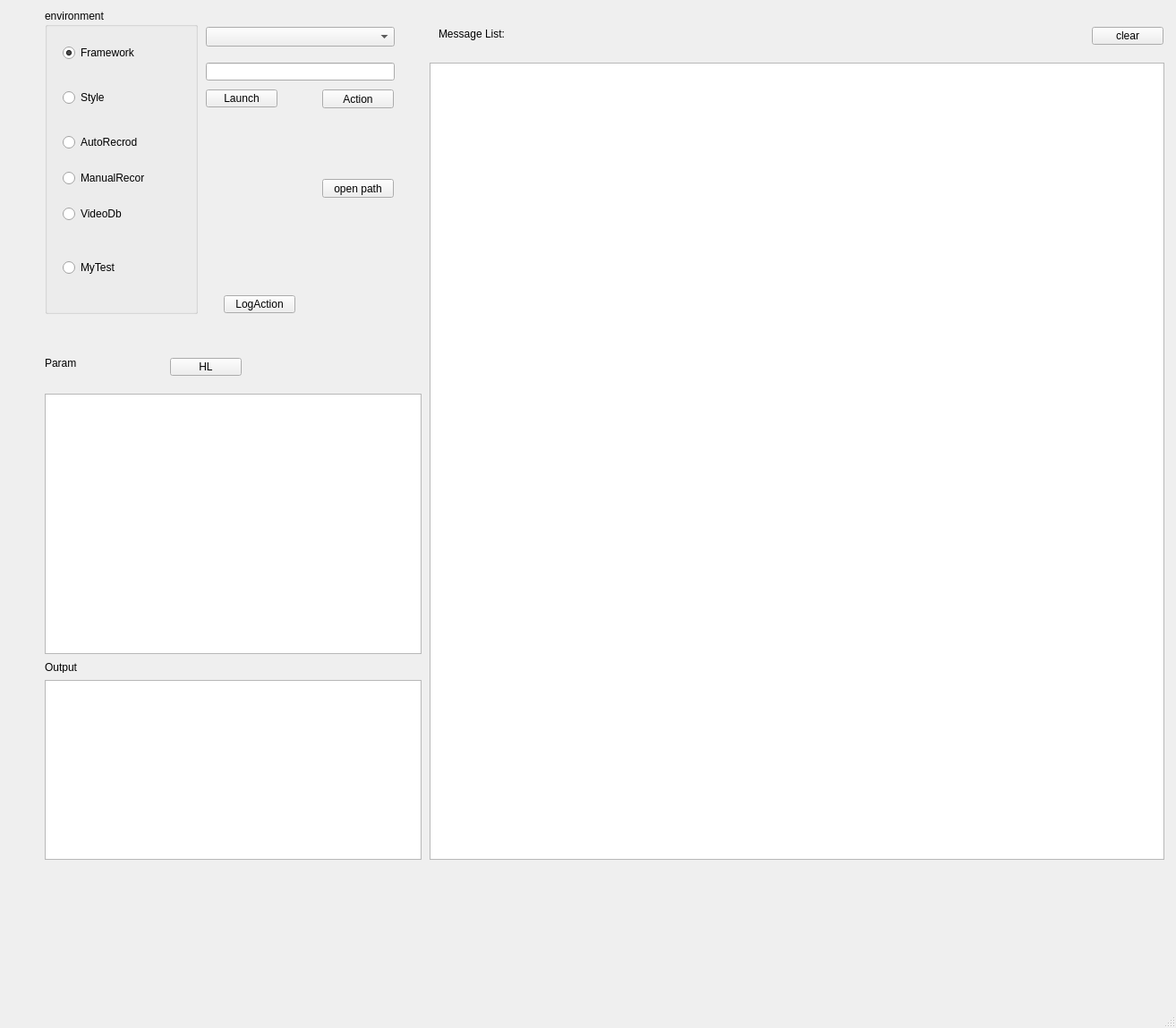
<?xml version="1.0" encoding="UTF-8"?>
<ui version="4.0">
 <class>MainWindow</class>
 <widget class="QMainWindow" name="MainWindow">
  <property name="geometry">
   <rect>
    <x>0</x>
    <y>0</y>
    <width>1314</width>
    <height>1149</height>
   </rect>
  </property>
  <property name="windowTitle">
   <string>MainWindow</string>
  </property>
  <widget class="QWidget" name="centralwidget">
   <widget class="QPushButton" name="pbAction">
    <property name="geometry">
     <rect>
      <x>360</x>
      <y>100</y>
      <width>80</width>
      <height>21</height>
     </rect>
    </property>
    <property name="text">
     <string>Action</string>
    </property>
   </widget>
   <widget class="QPushButton" name="pbInit">
    <property name="geometry">
     <rect>
      <x>360</x>
      <y>200</y>
      <width>80</width>
      <height>21</height>
     </rect>
    </property>
    <property name="text">
     <string>open path</string>
    </property>
   </widget>
   <widget class="QTextEdit" name="edtParam">
    <property name="geometry">
     <rect>
      <x>50</x>
      <y>440</y>
      <width>421</width>
      <height>291</height>
     </rect>
    </property>
   </widget>
   <widget class="QGroupBox" name="groupBox">
    <property name="geometry">
     <rect>
      <x>50</x>
      <y>10</y>
      <width>171</width>
      <height>341</height>
     </rect>
    </property>
    <property name="title">
     <string>environment </string>
    </property>
    <widget class="QRadioButton" name="rbFramework">
     <property name="geometry">
      <rect>
       <x>20</x>
       <y>40</y>
       <width>95</width>
       <height>18</height>
      </rect>
     </property>
     <property name="text">
      <string>Framework</string>
     </property>
     <property name="checked">
      <bool>true</bool>
     </property>
    </widget>
    <widget class="QRadioButton" name="rbMyTest">
     <property name="geometry">
      <rect>
       <x>20</x>
       <y>280</y>
       <width>95</width>
       <height>18</height>
      </rect>
     </property>
     <property name="text">
      <string>MyTest</string>
     </property>
     <property name="checked">
      <bool>false</bool>
     </property>
    </widget>
    <widget class="QRadioButton" name="rbStyle">
     <property name="geometry">
      <rect>
       <x>20</x>
       <y>90</y>
       <width>91</width>
       <height>18</height>
      </rect>
     </property>
     <property name="text">
      <string>Style</string>
     </property>
    </widget>
    <widget class="QRadioButton" name="rbAutoRecord">
     <property name="geometry">
      <rect>
       <x>20</x>
       <y>140</y>
       <width>91</width>
       <height>18</height>
      </rect>
     </property>
     <property name="text">
      <string>AutoRecrod</string>
     </property>
    </widget>
    <widget class="QRadioButton" name="rbManualRecord">
     <property name="geometry">
      <rect>
       <x>20</x>
       <y>180</y>
       <width>91</width>
       <height>18</height>
      </rect>
     </property>
     <property name="text">
      <string>ManualRecord</string>
     </property>
    </widget>
    <widget class="QRadioButton" name="rbVideoDb">
     <property name="geometry">
      <rect>
       <x>20</x>
       <y>220</y>
       <width>91</width>
       <height>18</height>
      </rect>
     </property>
     <property name="text">
      <string>VideoDb</string>
     </property>
    </widget>
   </widget>
   <widget class="QComboBox" name="cbAction">
    <property name="geometry">
     <rect>
      <x>230</x>
      <y>30</y>
      <width>211</width>
      <height>22</height>
     </rect>
    </property>
    <property name="styleSheet">
     <string notr="true">QComboBox QAbstractItemView{
    font-size: 18px;
    background-color: rgb(245,246,247);
	selection-color: rgb(255,255,255); /* 文本选中时字体颜色 */
}</string>
    </property>
   </widget>
   <widget class="QTextEdit" name="edtOutput">
    <property name="geometry">
     <rect>
      <x>50</x>
      <y>760</y>
      <width>421</width>
      <height>201</height>
     </rect>
    </property>
   </widget>
   <widget class="QLabel" name="label">
    <property name="geometry">
     <rect>
      <x>50</x>
      <y>740</y>
      <width>54</width>
      <height>12</height>
     </rect>
    </property>
    <property name="text">
     <string>Output</string>
    </property>
   </widget>
   <widget class="QLabel" name="label_2">
    <property name="geometry">
     <rect>
      <x>50</x>
      <y>400</y>
      <width>54</width>
      <height>12</height>
     </rect>
    </property>
    <property name="text">
     <string>Param</string>
    </property>
   </widget>
   <widget class="QLineEdit" name="leAction">
    <property name="geometry">
     <rect>
      <x>230</x>
      <y>70</y>
      <width>211</width>
      <height>20</height>
     </rect>
    </property>
   </widget>
   <widget class="QPushButton" name="pbLogAction">
    <property name="geometry">
     <rect>
      <x>250</x>
      <y>330</y>
      <width>80</width>
      <height>20</height>
     </rect>
    </property>
    <property name="text">
     <string>LogAction</string>
    </property>
   </widget>
   <widget class="QTextEdit" name="edtMsg">
    <property name="geometry">
     <rect>
      <x>480</x>
      <y>70</y>
      <width>821</width>
      <height>891</height>
     </rect>
    </property>
    <property name="readOnly">
     <bool>true</bool>
    </property>
   </widget>
   <widget class="QPushButton" name="pbClearMsg">
    <property name="geometry">
     <rect>
      <x>1220</x>
      <y>30</y>
      <width>80</width>
      <height>20</height>
     </rect>
    </property>
    <property name="text">
     <string>clear</string>
    </property>
   </widget>
   <widget class="QPushButton" name="pbTest">
    <property name="geometry">
     <rect>
      <x>230</x>
      <y>100</y>
      <width>80</width>
      <height>20</height>
     </rect>
    </property>
    <property name="text">
     <string>Launch</string>
    </property>
   </widget>
   <widget class="QPushButton" name="pbHL">
    <property name="geometry">
     <rect>
      <x>190</x>
      <y>400</y>
      <width>80</width>
      <height>20</height>
     </rect>
    </property>
    <property name="text">
     <string>HL</string>
    </property>
   </widget>
   <widget class="QLabel" name="label_status">
    <property name="geometry">
     <rect>
      <x>490</x>
      <y>30</y>
      <width>101</width>
      <height>16</height>
     </rect>
    </property>
    <property name="text">
     <string>Message List:</string>
    </property>
   </widget>
  </widget>
  <widget class="QMenuBar" name="menubar">
   <property name="geometry">
    <rect>
     <x>0</x>
     <y>0</y>
     <width>1314</width>
     <height>21</height>
    </rect>
   </property>
  </widget>
  <widget class="QStatusBar" name="statusbar"/>
 </widget>
 <resources/>
 <connections/>
</ui>
